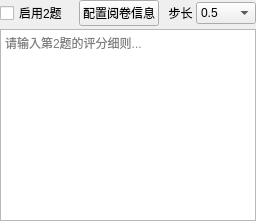
          <widget class="QWidget" name="tab_question2">
           <attribute name="title">
            <string>题目2</string>
           </attribute>
           <layout class="QVBoxLayout" name="verticalLayout_q2">
            <property name="spacing">
             <number>3</number>
            </property>
            <property name="leftMargin">
             <number>0</number>
            </property>
            <property name="topMargin">
             <number>0</number>
            </property>
            <property name="rightMargin">
             <number>0</number>
            </property>
            <property name="bottomMargin">
             <number>0</number>
            </property>
            <item>
             <layout class="QHBoxLayout" name="horizontalLayout_q2_header">
              <item>
               <widget class="QCheckBox" name="enableQuestion2">
                <property name="text">
                 <string>启用2题</string>
                </property>
               </widget>
              </item>
              <item>
               <widget class="QPushButton" name="configQuestion2">
                <property name="text">
                 <string>配置阅卷信息</string>
                </property>
               </widget>
              </item>
              <item>
               <widget class="QLabel" name="label_step2">
                <property name="sizePolicy">
                 <sizepolicy hsizetype="Fixed" vsizetype="Preferred">
                  <horstretch>0</horstretch>
                  <verstretch>0</verstretch>
                 </sizepolicy>
                </property>
                <property name="text">
                 <string>  步长</string>
                </property>
               </widget>
              </item>
              <item>
               <widget class="QComboBox" name="score_rounding_step_2">
                <property name="sizePolicy">
                 <sizepolicy hsizetype="Fixed" vsizetype="Fixed">
                  <horstretch>0</horstretch>
                  <verstretch>0</verstretch>
                 </sizepolicy>
                </property>
                <property name="minimumSize">
                 <size>
                  <width>60</width>
                  <height>0</height>
                 </size>
                </property>
                <item>
                 <property name="text">
                  <string>0.5</string>
                 </property>
                </item>
                <item>
                 <property name="text">
                  <string>1</string>
                 </property>
                </item>
               </widget>
              </item>
             </layout>
            </item>
            <item>
             <widget class="QPlainTextEdit" name="StandardAnswer_text_2">
              <property name="placeholderText">
               <string>请输入第2题的评分细则...</string>
              </property>
             </widget>
            </item>
           </layout>
          </widget>
